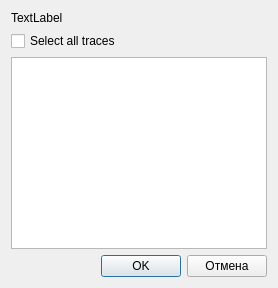
<?xml version="1.0" encoding="UTF-8"?>
<ui version="4.0">
 <class>Open_file_window</class>
 <widget class="QDialog" name="Open_file_window">
  <property name="geometry">
   <rect>
    <x>0</x>
    <y>0</y>
    <width>300</width>
    <height>300</height>
   </rect>
  </property>
  <property name="sizePolicy">
   <sizepolicy hsizetype="Fixed" vsizetype="Fixed">
    <horstretch>0</horstretch>
    <verstretch>0</verstretch>
   </sizepolicy>
  </property>
  <property name="windowTitle">
   <string>Dialog</string>
  </property>
  <layout class="QVBoxLayout" name="verticalLayout">
   <property name="sizeConstraint">
    <enum>QLayout::SetFixedSize</enum>
   </property>
   <item>
    <widget class="QLabel" name="label_info">
     <property name="text">
      <string>TextLabel</string>
     </property>
    </widget>
   </item>
   <item>
    <widget class="QCheckBox" name="select_all_checkBox">
     <property name="text">
      <string>Select all traces</string>
     </property>
    </widget>
   </item>
   <item>
    <widget class="QListWidget" name="listWidget"/>
   </item>
   <item>
    <layout class="QHBoxLayout" name="horizontalLayout">
     <item>
      <spacer name="horizontalSpacer">
       <property name="orientation">
        <enum>Qt::Horizontal</enum>
       </property>
       <property name="sizeHint" stdset="0">
        <size>
         <width>40</width>
         <height>20</height>
        </size>
       </property>
      </spacer>
     </item>
     <item>
      <widget class="QPushButton" name="pushButton_ok">
       <property name="text">
        <string>OK</string>
       </property>
      </widget>
     </item>
     <item>
      <widget class="QPushButton" name="pushButton_cancel">
       <property name="text">
        <string>Отмена</string>
       </property>
      </widget>
     </item>
    </layout>
   </item>
  </layout>
 </widget>
 <resources/>
 <connections/>
</ui>
